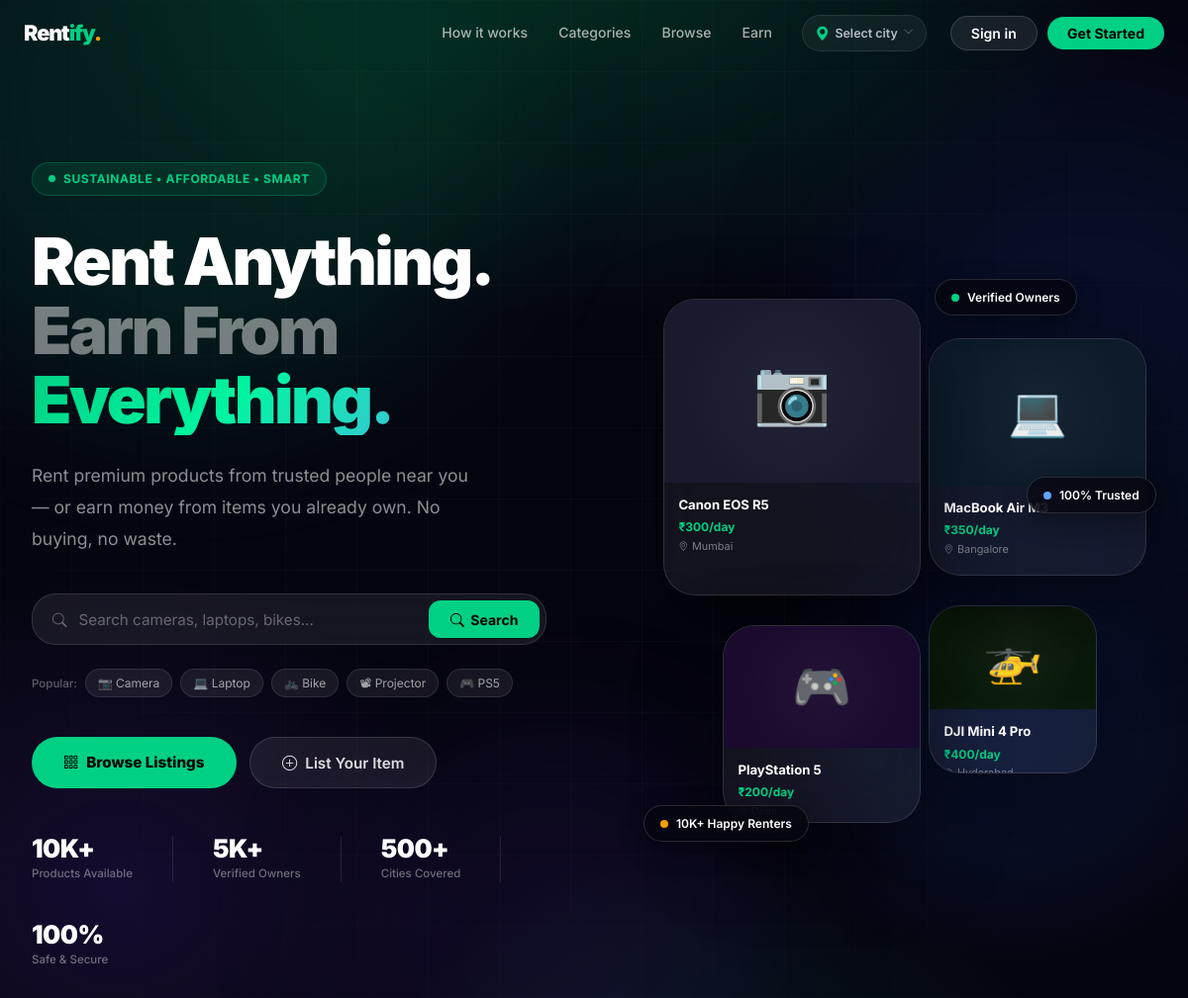
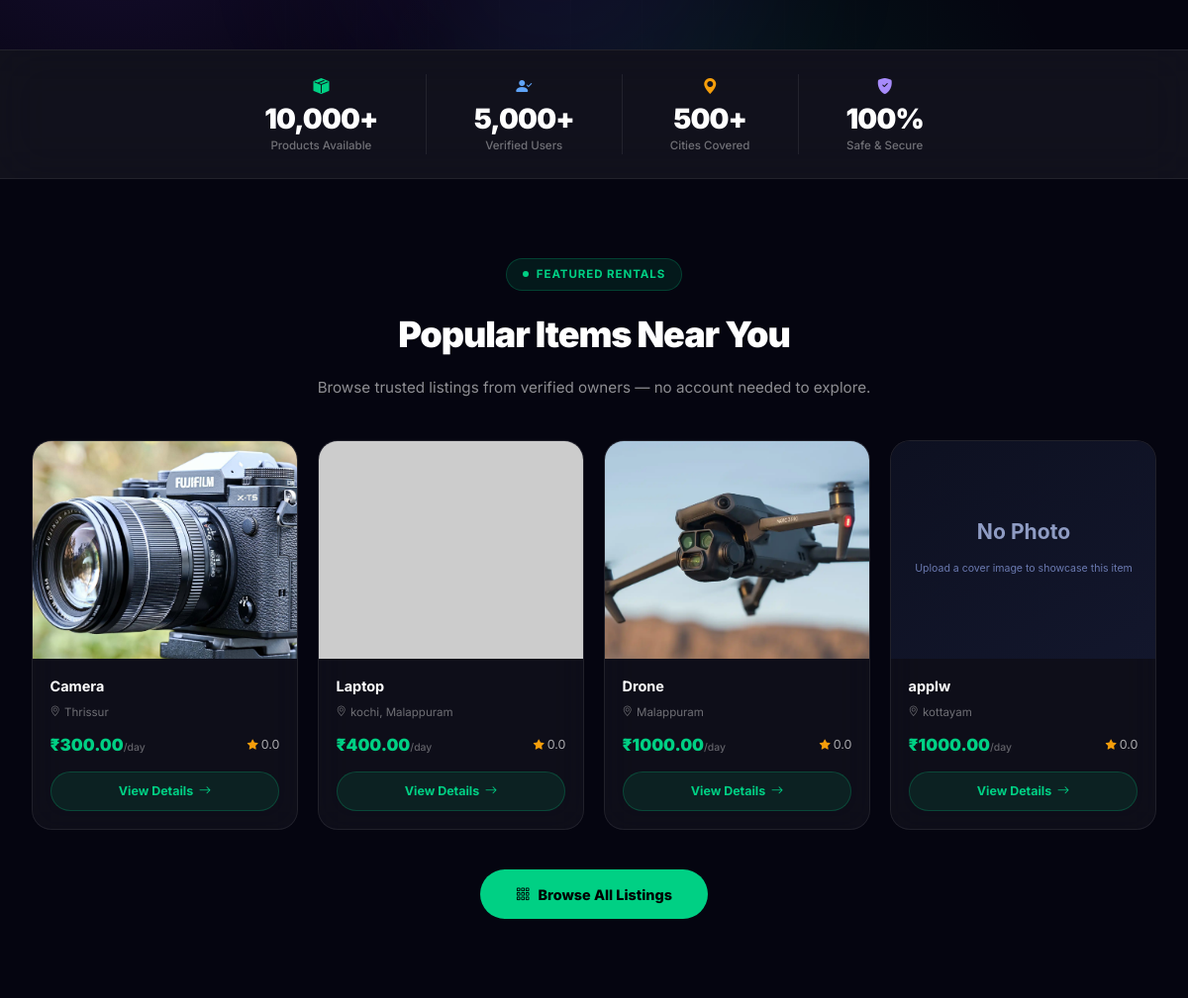
The page / on the database its author committed (2 pictures, top to bottom).
### listings/models.py (models this page shows, shortened)
class Product(models.Model):
    owner = models.ForeignKey(User, on_delete=models.CASCADE, related_name='listings')
    title = models.CharField(max_length=200)
    category = models.CharField(max_length=50, choices=CATEGORY_CHOICES, default='other')
    description = models.TextField()
    location = models.CharField(max_length=200, help_text='Public display: city/area only')
    state = models.CharField(max_length=100, blank=True, default='')
    city = models.CharField(max_length=100, blank=True, default='')
    area_locality = models.CharField(max_length=120, blank=True, default='')
    address_private = models.CharField(max_length=300, blank=True, default='')
    price_per_day = models.DecimalField(max_digits=10, decimal_places=2)
    price_per_week = models.DecimalField(max_digits=10, decimal_places=2, null=True, blank=True)
    price_per_month = models.DecimalField(max_digits=10, decimal_places=2, null=True, blank=True)
    security_deposit = models.DecimalField(max_digits=10, decimal_places=2, default=0)
    is_available = models.BooleanField(default=True)
    rating = models.DecimalField(max_digits=3, decimal_places=2, default=0.00)
    total_reviews = models.IntegerField(default=0)
    views_count = models.IntegerField(default=0)
    is_flagged = models.BooleanField(default=False)
    flag_reason = models.CharField(max_length=200, blank=True)
    created_at = models.DateTimeField(auto_now_add=True)
    updated_at = models.DateTimeField(auto_now=True)
    class Meta:
        ordering = ['-created_at']
    def get_primary_image(self):
        img = self.images.filter(is_primary=True).first() or self.images.first()
        return img.image.url if img else static('images/no-image.svg')
    def build_public_location(self):
        parts = []
        if self.area_locality and self.area_locality.strip():
            parts.append(self.area_locality.strip())
        if self.city and self.city.strip():
            if not parts or self.city.strip().lower() != parts[0].lower():
                parts.append(self.city.strip())
        if parts:
            return ', '.join(parts)
        return (self.location or '').strip()
    def get_public_location(self):
        return self.build_public_location() or self.location or ''

class ProductImage(models.Model):
    product = models.ForeignKey(Product, on_delete=models.CASCADE, related_name='images')
    image = models.ImageField(upload_to='products/')
    is_primary = models.BooleanField(default=False)
    order = models.IntegerField(default=0)
    uploaded_at = models.DateTimeField(auto_now_add=True)
    class Meta:
        ordering = ['order', 'uploaded_at']

### listings/views.py (the view)
# urls.py: path('', views.home_view, name='home'),
def home_view(request):
    base = Product.objects.filter(is_available=True, is_flagged=False)
    loc = resolve_browse_location(request)
    if loc:
        base = filter_queryset_by_location(base, loc)
    featured = base.order_by('-rating', '-created_at')[:8]
    trending = base.order_by('-views_count')[:6]
    categories = CATEGORY_CHOICES
    total_listings = Product.objects.filter(is_available=True).count()
    context = {
        'featured': featured,
        'trending': trending,
        'categories': categories,
        'category_icons': CATEGORY_ICONS,
        'total_listings': total_listings,
    }
    return render(request, 'listings/home.html', context)

### listings/context_processors.py (called while the page is built)
def browse_location_processor(request):
    return {'browse_location': (request.session.get('browse_location') or '').strip()}

### listings/location_utils.py (called while the page is built)
def resolve_browse_location(request):
    loc = (request.GET.get('location') or '').strip()
    if loc:
        request.session['browse_location'] = loc
        request.session.modified = True
        return loc
    return (request.session.get('browse_location') or '').strip()

### notifications/context_processors.py (called while the page is built, shortened)
def notifications_processor(request):
    ctx = {
        'unread_notifications': [],
        'unread_count': 0,
        'user_listings_count': 0,
        'user_wishlist_count': 0,
        'user_messages_unread': 0,
        'footer_sections': _footer_sections(request),
    }
    return ctx

### subscriptions/context_processors.py (called while the page is built)
def premium_processor(request):
    try:
        if not request.user.is_authenticated:
            return dict(_SAFE_DEFAULT)
        return premium_context(request.user)
    except Exception:
        return dict(_SAFE_DEFAULT)

### templates/listings/home.html (shortened to what this page needs)
{% load static %}
<!DOCTYPE html>
<html lang="en">
<head>
<link rel="stylesheet" href="https://cdn.jsdelivr.net/npm/bootstrap-icons@1.11.3/font/bootstrap-icons.min.css">
<link rel="stylesheet" href="{% static 'css/landing-shared.css' %}">
<link rel="stylesheet" href="{% static 'css/navbar-app.css' %}">
<link rel="stylesheet" href="{% static 'css/auth-modal.css' %}">
</head>
<body class="page-home"
      data-server-auth="{% if user.is_authenticated %}true{% else %}false{% endif %}">
{% include 'includes/navbar.html' %}
<section class="hero">
  <div class="hero-bg">
    <div class="orb orb-1"></div>
    <div class="orb orb-3"></div>
  </div>
  <div class="hero-inner">
    <div class="hero-left">
      <div class="hero-badge">
        <span class="pulse"></span>
        Sustainable &bull; Affordable &bull; Smart
      </div>
      <h1 class="hero-title">
        Rent Anything.
        <span class="line2">Earn From</span>
        <span class="accent">Everything.</span>
      </h1>
      <p class="hero-sub">
        Rent premium products from trusted people near you — or earn money from items you already own. No buying, no waste.
      </p>
      <div class="hero-search">
        <i class="bi bi-search" style="color:rgba(255,255,255,.35);font-size:.9rem;flex-shrink:0"></i>
        <input type="text" id="heroSearch" placeholder="Search cameras, laptops, bikes..." />
        <button class="hero-search-btn" onclick="handleSearch()">
          <i class="bi bi-search"></i> Search
        </button>
      </div>
      <div class="popular-tags">
        <span class="tag-label">Popular:</span>
        <span class="pop-tag" onclick="searchFor('Camera')">📷 Camera</span>
        <span class="pop-tag" onclick="searchFor('Laptop')">💻 Laptop</span>
        <span class="pop-tag" onclick="searchFor('Bike')">🚲 Bike</span>
        <span class="pop-tag" onclick="searchFor('Projector')">📽 Projector</span>
        <span class="pop-tag" onclick="searchFor('PS5')">🎮 PS5</span>
      </div>
      <div class="hero-cta">
        <a href="{% url 'browse' %}" class="btn-hero-primary">
          <i class="bi bi-grid-3x3-gap"></i> Browse Listings
        </a>
        <button class="btn-hero-ghost" data-modal="register">
          <i class="bi bi-plus-circle"></i> List Your Item
        </button>
      </div>
      <div class="hero-stats">
        <div class="hero-stat">
          <div class="hero-stat-val">10K+</div>
          <div class="hero-stat-lbl">Products Available</div>
        </div>
        <div class="hero-stat">
          <div class="hero-stat-val">5K+</div>
          <div class="hero-stat-lbl">Verified Owners</div>
        </div>
        <div class="hero-stat">
          <div class="hero-stat-val">500+</div>
          <div class="hero-stat-lbl">Cities Covered</div>
        </div>
        <div class="hero-stat">
          <div class="hero-stat-val">100%</div>
          <div class="hero-stat-lbl">Safe & Secure</div>
        </div>
      </div>
    </div>
    <div class="hero-right" id="heroRight"></div>
  </div>
</section>
<div class="stats-bar">
  <div class="stat-item">
    <div class="si-icon green"><i class="bi bi-box-seam-fill"></i></div>
    <div class="si-val">10,000+</div>
    <div class="si-lbl">Products Available</div>
  </div>
  <div class="stat-item">
    <div class="si-icon blue"><i class="bi bi-person-check-fill"></i></div>
    <div class="si-val">5,000+</div>
    <div class="si-lbl">Verified Users</div>
  </div>
  <div class="stat-item">
    <div class="si-icon gold"><i class="bi bi-geo-alt-fill"></i></div>
    <div class="si-val">500+</div>
    <div class="si-lbl">Cities Covered</div>
  </div>
  <div class="stat-item">
    <div class="si-icon purple"><i class="bi bi-shield-fill-check"></i></div>
    <div class="si-val">100%</div>
    <div class="si-lbl">Safe & Secure</div>
  </div>
</div>
{% if featured %}
<section class="featured-section">
  <div class="featured-inner">
    <div style="text-align:center;max-width:640px;margin:0 auto;">
      <div style="display:inline-flex;align-items:center;gap:.5rem;background:rgba(0,208,132,.1);border:1px solid rgba(0,208,132,.22);color:var(--green);padding:.38rem 1rem;border-radius:999px;font-size:.72rem;font-weight:700;letter-spacing:.08em;text-transform:uppercase;margin-bottom:1rem;">
        <span style="width:6px;height:6px;border-radius:50%;background:var(--green);"></span> Featured Rentals
      </div>
      <h2 style="font-size:clamp(1.75rem,3vw,2.5rem);font-weight:900;color:#fff;letter-spacing:-.03em;margin-bottom:.75rem;">Popular Items Near You</h2>
      <p style="color:rgba(255,255,255,.55);font-size:.95rem;line-height:1.7;">Browse trusted listings from verified owners — no account needed to explore.</p>
    </div>
    <div class="featured-grid">
      {% for product in featured %}
      <a href="{% url 'product_detail' product.pk %}" class="feat-card">
        <img src="{{ product.get_primary_image }}" alt="{{ product.title }}"
             onerror="this.src='https://placehold.co/400x300/101428/00D084?text=Rentify'">
        <div class="feat-body">
          <div class="feat-title">{{ product.title }}</div>
          <div class="feat-meta"><i class="bi bi-geo-alt" style="font-size:.65rem;"></i> {{ product.get_public_location }}</div>
          <div class="feat-row">
            <span class="feat-price">₹{{ product.price_per_day }}<span style="font-size:.65rem;font-weight:500;color:rgba(255,255,255,.35);">/day</span></span>
            <span class="feat-rating"><i class="bi bi-star-fill" style="color:#F59E0B;font-size:.68rem;"></i> {{ product.rating|floatformat:1 }}</span>
          </div>
          <span class="feat-btn">View Details <i class="bi bi-arrow-right"></i></span>
        </div>
      </a>
      {% endfor %}
    </div>
    <div style="text-align:center;margin-top:2.5rem;">
      <a href="{% url 'browse' %}" style="display:inline-flex;align-items:center;gap:.5rem;background:var(--green);color:#000;font-weight:800;font-size:.9rem;border-radius:999px;padding:.85rem 2.25rem;text-decoration:none;transition:transform .18s,box-shadow .18s;" onmouseover="this.style.transform='translateY(-2px)';this.style.boxShadow='0 8px 28px rgba(0,208,132,.35)'" onmouseout="this.style.transform='';this.style.boxShadow=''">
        <i class="bi bi-grid-3x3-gap"></i> Browse All Listings
      </a>
    </div>
  </div>
</section>
{% endif %}
{% load static %}
<link rel="stylesheet" href="{% static 'css/auth-modal.css' %}">
</body>
</html>

### static/css/landing-shared.css (style rules this page uses)
:root { --g: #00D084; --g2: #00F59A; --b: #4F8EF7; --gold: #F59E0B; --red: #FF5272; --purple: #A78BFA; --bg: #050510; --surf: rgba(255,255,255,.05); --surf2: rgba(255,255,255,.08); --border: rgba(255,255,255,.08); --border2: rgba(255,255,255,.14); --text: #EEF0FF; --t2: rgba(238,240,255,.65); --t3: rgba(238,240,255,.35); --ease: cubic-bezier(.16,1,.3,1); --r-full: 999px; }

### static/css/navbar-app.css (style rules this page uses)
:root { --green: #00D084; --green2: #00F59A; --blue: #4F8EF7; --gold: #F59E0B; --red: #FF5272; --purple: #A78BFA; --text: #EEF0FF; --text3: rgba(238,240,255,.32); --ease: cubic-bezier(.16,1,.3,1); }

### rows shown on the page
Product: get_primary_image (picture), title "Camera", get_public_location "Thrissur", price_per_day "300.00", rating "0.0"
Product: title "Laptop", get_public_location "kochi, Malappuram", price_per_day "400.00", rating "0.0"
Product: get_primary_image (picture), title "Drone", get_public_location "Malappuram", price_per_day "1000.00", rating "0.0"
Product: shows a picture, title "applw", get_public_location "kottayam", price_per_day "1000.00", rating "0.0"
